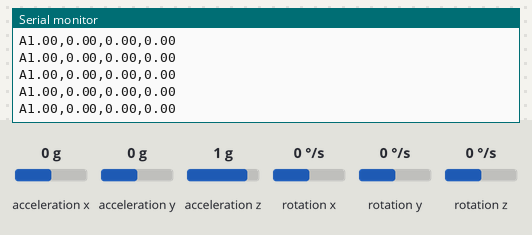
A program run on a simulated ESP32. Shown: the last lines printed to the serial monitor. Inputs (shaded band) come from the test bench; at power-on: acceleration x 0 g, acceleration y 0 g, acceleration z 1 g, rotation z 0 °/s, rotation x 0 °/s, rotation y 0 °/s.

Above: at 1.7 s.
1.8 s: acceleration x set to -1.4 g
At 2.8 s:
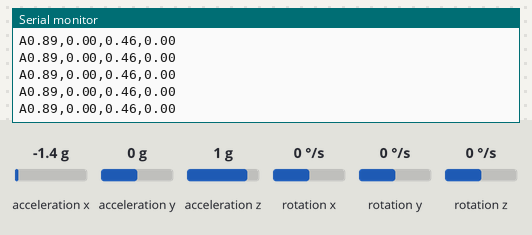
3.3 s: acceleration y set to -1.4 g
At 4.4 s:
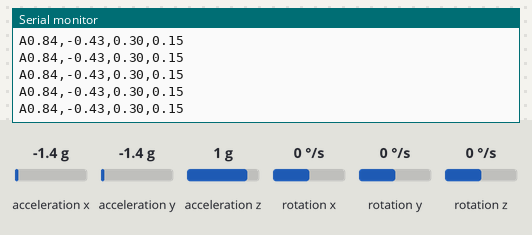
4.8 s: acceleration z set to -1.4 g
At 5.6 s:
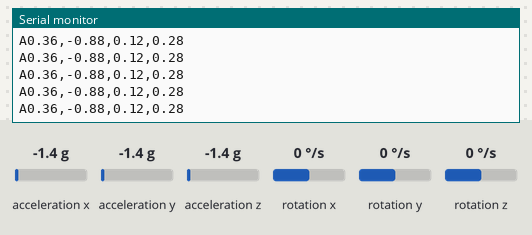
6.3 s: rotation z set to -192 °/s
At 7.4 s:
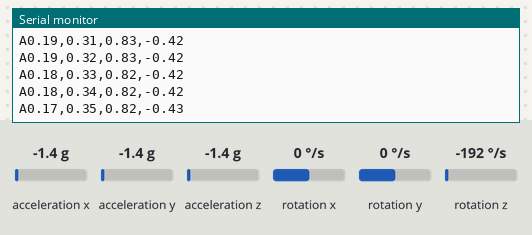
Timing chart, 0 to 8.8 s (numbered marks = the images above; inputs shaded):
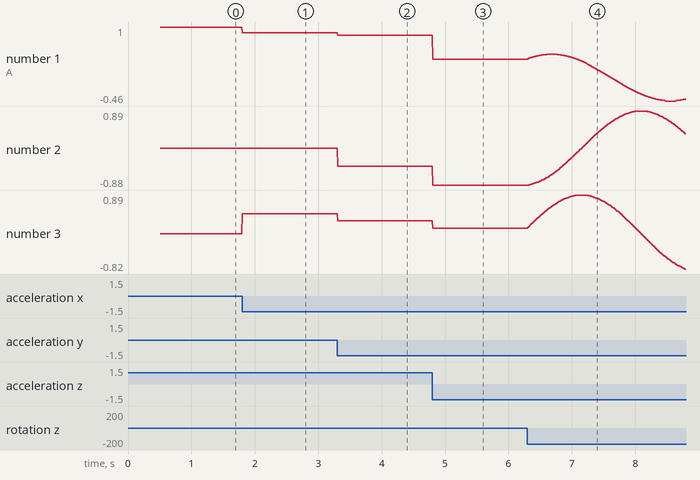

The program:

main.cpp
```cpp
#include <Arduino.h>
#include <I2Cdev.h>
#include <MPU6050_6Axis_MotionApps20.h>
#include <Wire.h>
int Key;
float x,y,z; //coordinates
MPU6050 mpu;
bool dmpReady = false; //verify if the dmp thing is working or not
uint8_t mpuIntStatus;
uint8_t devStatus;
uint16_t packetSize;
uint16_t fifoCount;
uint8_t fifoBuffer[64];

Quaternion q;
VectorFloat gravity;

void Contact(){ //send A to the port and creat contact
  while(Serial.available() <= 0){
    Serial.print('A');
    delay(300);
  }
}


void setup() {
  Serial.begin(115200);
  Wire.begin();
  mpu.initialize();     //start the gyro
  devStatus = mpu.dmpInitialize();


  mpu.setXGyroOffset(220);
  mpu.setYGyroOffset(76);
  mpu.setZGyroOffset(-85);
  mpu.setZAccelOffset(1788);

  if (devStatus == 0) {
    mpu.setDMPEnabled(true);
    dmpReady = true;
    packetSize = mpu.dmpGetFIFOPacketSize();
  }


}

void loop() {
  if (!dmpReady) return;

  mpuIntStatus = mpu.getIntStatus();
  fifoCount = mpu.getFIFOCount();

  if ((mpuIntStatus & 0x10) || fifoCount == 1024) {
    mpu.resetFIFO();
  }
  else if (mpuIntStatus & 0x02) {
    while (fifoCount < packetSize) fifoCount = mpu.getFIFOCount();

    mpu.getFIFOBytes(fifoBuffer, packetSize);
    mpu.dmpGetQuaternion(&q, fifoBuffer);


    Serial.print("A");
    Serial.print(q.w); Serial.print(",");
    Serial.print(q.x); Serial.print(",");
    Serial.print(q.y); Serial.print(",");
    Serial.println(q.z);

    fifoCount -= packetSize;
  }
}
```

Measured:
- after the input at 1.8 s, the serial monitor: prints a new line at once (image 1)
- after the input at 3.3 s, the serial monitor: prints a new line at once (image 2)
- after the input at 4.8 s, the serial monitor: prints a new line at once (image 3)
- after the input at 6.3 s, the serial monitor: prints a new line at once (image 4)
- plotted number 1: 1 → 0.89 after the input at 1.8 s, 0.89 → 0.84 after the input at 3.3 s, 0.84 → 0.36 after the input at 4.8 s, 0.36 → -0.42 after the input at 6.3 s
- plotted number 2: 0 → -0.43 after the input at 3.3 s, -0.43 → -0.88 after the input at 4.8 s, -0.88 → 0.34 after the input at 6.3 s
- plotted number 3: 0 → 0.46 after the input at 1.8 s, 0.46 → 0.3 after the input at 3.3 s, 0.3 → 0.12 after the input at 4.8 s, 0.12 → -0.82 after the input at 6.3 s
